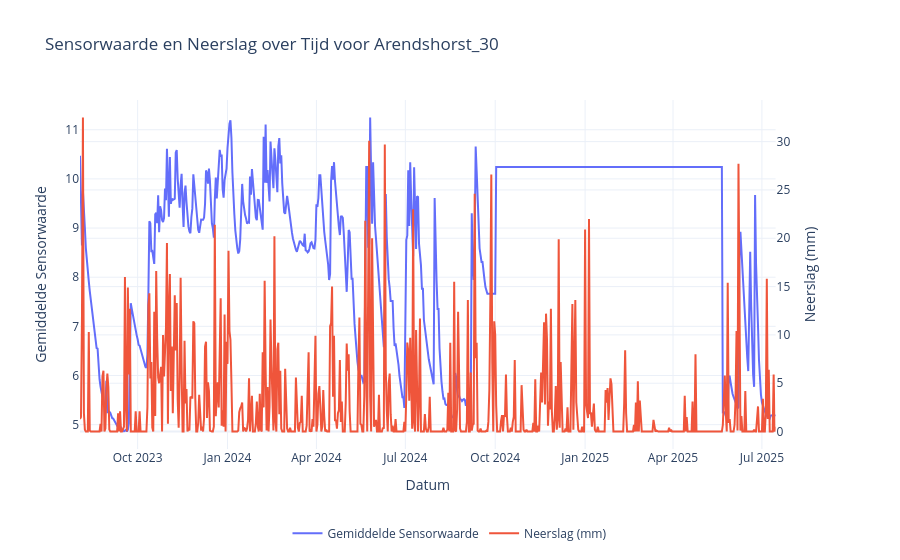
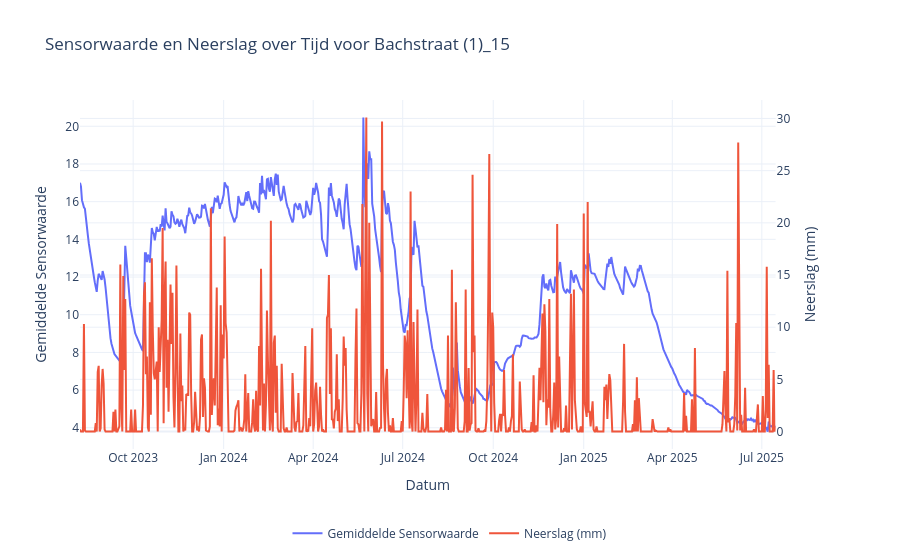
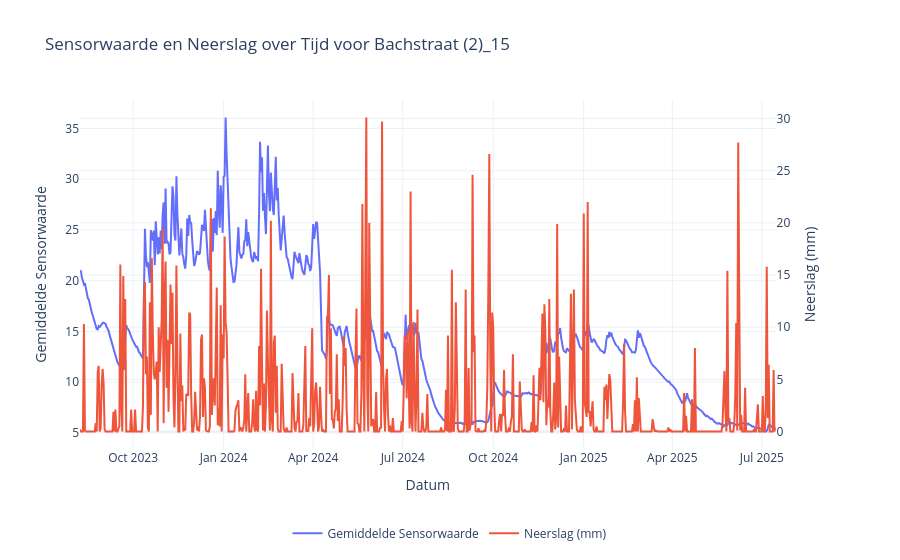
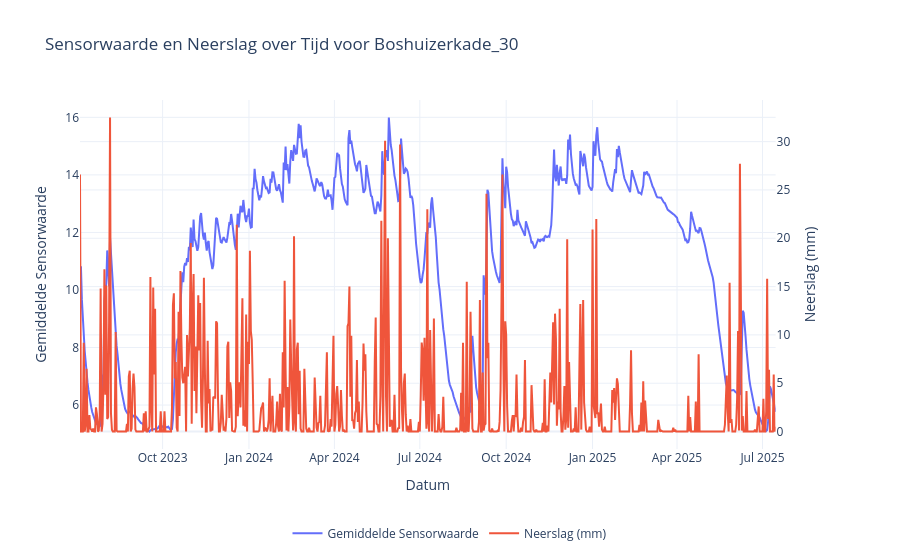

The code cell stored with these charts, in order, in its notebook:
### Code cell
# Zorg ervoor dat 'datum' een datetime-formaat heeft
df['datum'] = pd.to_datetime(df['datum'])

# Maak een lijst met unieke locaties
locaties = df['locatie'].unique()

# Loop door elke locatie en plot de grafiek
for locatie in locaties:
    # Filter de data voor de huidige locatie
    data_locatie = df[df['locatie'] == locatie]

    # Sorteer data op datum voor een consistente tijdsreeks
    data_locatie = data_locatie.sort_values('datum')

    # Begin met het aanmaken van een subplot met twee y-assen
    fig = make_subplots(specs=[[{"secondary_y": True}]])

    # Voeg de sensorwaarde toe aan de primaire y-as
    fig.add_trace(
        go.Scatter(
            x=data_locatie['datum'], y=data_locatie['s'], name='Gemiddelde Sensorwaarde'),
        secondary_y=False,
    )

    # Voeg de neerslag toe aan de secundaire y-as
    fig.add_trace(
        go.Scatter(x=data_locatie['datum'],
                   y=data_locatie['n'], name='Neerslag (mm)'),
        secondary_y=True,
    )

    # Labels en titel toevoegen
    fig.update_xaxes(title_text="Datum")
    fig.update_yaxes(title_text="Gemiddelde Sensorwaarde", secondary_y=False)
    fig.update_yaxes(title_text="Neerslag (mm)", secondary_y=True)

    fig.update_layout(
        title_text=f"Sensorwaarde en Neerslag over Tijd voor {locatie}",
        template="plotly_white",
        legend=dict(
            orientation="h",
            yanchor="top",
            y=-0.2,  # Plaatst de legenda onder de grafiek
            xanchor="center",
            x=0.5
        )
    )

    # Toon de grafiek
    fig.show()

    # fig.write_image(f"../final_documentatie/figuren/{locatie}.png")

### Figure 1 — Plotly figure (JSON) as saved in the notebook; plotly's stock layout.template omitted (floating-point values rounded to 4 significant figures; data arrays with more than 128 entries replaced by an {"elided": "..."} marker saying what was removed)
{"data": [{"name": "Gemiddelde Sensorwaarde", "type": "scatter", "x": {"elided": "713 str values"}, "xaxis": "x", "y": {"elided": "713 float values"}, "yaxis": "y"}, {"name": "Neerslag (mm)", "type": "scatter", "x": {"elided": "713 str values"}, "xaxis": "x", "y": {"elided": "713 float values"}, "yaxis": "y2"}], "layout": {"legend": {"orientation": "h", "x": 0.5, "xanchor": "center", "y": -0.2, "yanchor": "top"}, "title": {"text": "Sensorwaarde en Neerslag over Tijd voor Arendshorst_30"}, "xaxis": {"anchor": "y", "domain": [0, 0.94], "title": {"text": "Datum"}}, "yaxis": {"anchor": "x", "domain": [0, 1], "title": {"text": "Gemiddelde Sensorwaarde"}}, "yaxis2": {"anchor": "x", "overlaying": "y", "side": "right", "title": {"text": "Neerslag (mm)"}}}}

### Figure 2 — Plotly figure (JSON) as saved in the notebook; plotly's stock layout.template omitted (floating-point values rounded to 4 significant figures; data arrays with more than 128 entries replaced by an {"elided": "..."} marker saying what was removed)
{"data": [{"name": "Gemiddelde Sensorwaarde", "type": "scatter", "x": {"elided": "708 str values"}, "xaxis": "x", "y": {"elided": "708 float values"}, "yaxis": "y"}, {"name": "Neerslag (mm)", "type": "scatter", "x": {"elided": "708 str values"}, "xaxis": "x", "y": {"elided": "708 float values"}, "yaxis": "y2"}], "layout": {"legend": {"orientation": "h", "x": 0.5, "xanchor": "center", "y": -0.2, "yanchor": "top"}, "title": {"text": "Sensorwaarde en Neerslag over Tijd voor Bachstraat (1)_15"}, "xaxis": {"anchor": "y", "domain": [0, 0.94], "title": {"text": "Datum"}}, "yaxis": {"anchor": "x", "domain": [0, 1], "title": {"text": "Gemiddelde Sensorwaarde"}}, "yaxis2": {"anchor": "x", "overlaying": "y", "side": "right", "title": {"text": "Neerslag (mm)"}}}}

### Figure 3 — Plotly figure (JSON) as saved in the notebook; plotly's stock layout.template omitted (floating-point values rounded to 4 significant figures; data arrays with more than 128 entries replaced by an {"elided": "..."} marker saying what was removed)
{"data": [{"name": "Gemiddelde Sensorwaarde", "type": "scatter", "x": {"elided": "708 str values"}, "xaxis": "x", "y": {"elided": "708 float values"}, "yaxis": "y"}, {"name": "Neerslag (mm)", "type": "scatter", "x": {"elided": "708 str values"}, "xaxis": "x", "y": {"elided": "708 float values"}, "yaxis": "y2"}], "layout": {"legend": {"orientation": "h", "x": 0.5, "xanchor": "center", "y": -0.2, "yanchor": "top"}, "title": {"text": "Sensorwaarde en Neerslag over Tijd voor Bachstraat (2)_15"}, "xaxis": {"anchor": "y", "domain": [0, 0.94], "title": {"text": "Datum"}}, "yaxis": {"anchor": "x", "domain": [0, 1], "title": {"text": "Gemiddelde Sensorwaarde"}}, "yaxis2": {"anchor": "x", "overlaying": "y", "side": "right", "title": {"text": "Neerslag (mm)"}}}}

### Figure 4 — Plotly figure (JSON) as saved in the notebook; plotly's stock layout.template omitted (floating-point values rounded to 4 significant figures; data arrays with more than 128 entries replaced by an {"elided": "..."} marker saying what was removed)
{"data": [{"name": "Gemiddelde Sensorwaarde", "type": "scatter", "x": {"elided": "742 str values"}, "xaxis": "x", "y": {"elided": "742 float values"}, "yaxis": "y"}, {"name": "Neerslag (mm)", "type": "scatter", "x": {"elided": "742 str values"}, "xaxis": "x", "y": {"elided": "742 float values"}, "yaxis": "y2"}], "layout": {"legend": {"orientation": "h", "x": 0.5, "xanchor": "center", "y": -0.2, "yanchor": "top"}, "title": {"text": "Sensorwaarde en Neerslag over Tijd voor Boshuizerkade_30"}, "xaxis": {"anchor": "y", "domain": [0, 0.94], "title": {"text": "Datum"}}, "yaxis": {"anchor": "x", "domain": [0, 1], "title": {"text": "Gemiddelde Sensorwaarde"}}, "yaxis2": {"anchor": "x", "overlaying": "y", "side": "right", "title": {"text": "Neerslag (mm)"}}}}
